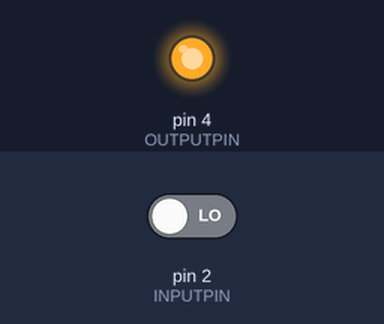
A sketch run on a simulated Arduino Uno, built with avr-gcc and run on an emulated ATmega328P. Shown: output pins drawn as LEDs (lit = HIGH). The test bench sets the inputs (shaded band); at power-on: pin 2 (INPUTPIN) LOW.

Above: at 1.2 s.
1.3 s: pin 2 (INPUTPIN) driven HIGH
At 4.1 s:
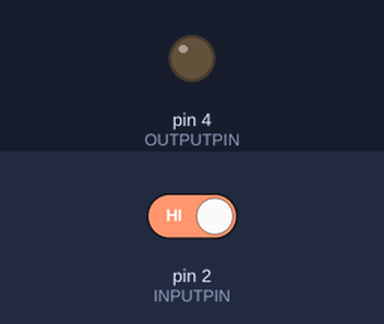
4.3 s: pin 2 (INPUTPIN) driven LOW
At 5.0 s:
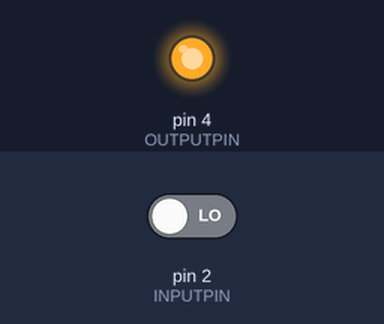
Timing chart, 0 to 7.3 s (numbered marks = the images above; inputs shaded):
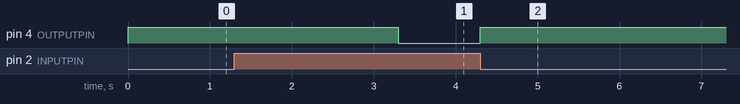

The sketch:

FSM_timeout.ino
```cpp
// FSM - version 3 with max duration


// States:
enum State {StateA, StateB, StateC, StateD};
// inputs:
enum Input {PRESSED, RELEASED};
// outputs:
enum Output {ON, OFF};

State iCurrentState;
unsigned long lastTime;

#define INPUTPIN (2)
#define OUTPUTPIN (4)

// 2seconds
#define MAXTIME  (2000)

void setup(){
  iCurrentState = StateA; // set the initial state

  pinMode(OUTPUTPIN , OUTPUT);
  pinMode(INPUTPIN , INPUT);
  lastTime = millis();
}


void loop(){

   // read the input and convert it into the input symbol
   Input iInput;
   if (digitalRead(INPUTPIN)==HIGH)
	{iInput = RELEASED;}
   else
	{iInput = PRESSED;}


   // Function F (future state)
   State iFutureState;

   iFutureState = iCurrentState; // default: same state
   if ((iCurrentState==StateA) && (iInput==PRESSED)) iFutureState = StateB;
   if ((iCurrentState==StateB) && (iInput==RELEASED)) iFutureState = StateC;
   if ((iCurrentState==StateC) && (iInput==PRESSED)) iFutureState = StateD;
   if ((iCurrentState==StateD) && (iInput==RELEASED)) iFutureState = StateA;
   if ((iCurrentState==StateC) && (millis()-lastTime > MAXTIME)) iFutureState = StateA;

   /*
   NB: abbiamo modellato il timer come un passaggio di stato, poiché effettivamente è un arco della FSM
   */

   // onentry and onexit actions
   if (	iCurrentState != iFutureState){
      if (iFutureState ==StateC)  // entering state C
        lastTime = millis();

   }

   // state transition
   iCurrentState= iFutureState;

   // function G
   Output output;
   if (iCurrentState==StateA || iCurrentState==StateD ) output = OFF;
   if (iCurrentState==StateB || iCurrentState==StateC ) output = ON;

   //  output symbols -> actuators
   if (output==ON) digitalWrite(OUTPUTPIN , HIGH);
   if (output==OFF) digitalWrite(OUTPUTPIN , LOW);


}
```

Measured:
- after the input at 1.3 s, pin 4 (OUTPUTPIN): HIGH → LOW after 2.0 s
- after the input at 4.3 s, pin 4 (OUTPUTPIN): LOW → HIGH at once
